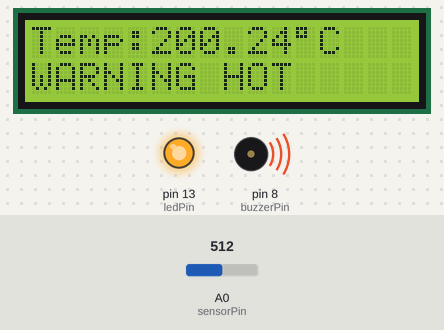
Bench run of a sketch on a simulated Arduino Uno, built with avr-gcc and run on an emulated ATmega328P. Shown: 16×2 character LCD, output pins drawn as LEDs (lit = HIGH), buzzer (waves = sounding, pin HIGH). The inputs (shaded band) are chosen by the test bench; at power-on: A0 (sensorPin) = 512. What the sketch prints to the serial monitor is not drawn.

Above: at 3.2 s.
3.3 s: A0 (sensorPin) set to 178
At 5.2 s:
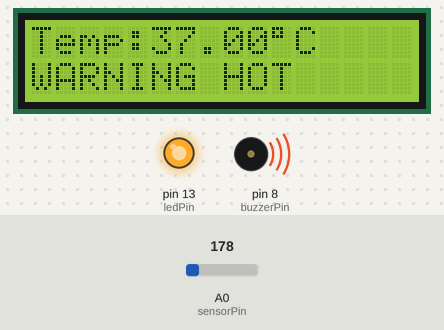
5.5 s: A0 (sensorPin) set to 155
At 7.2 s:
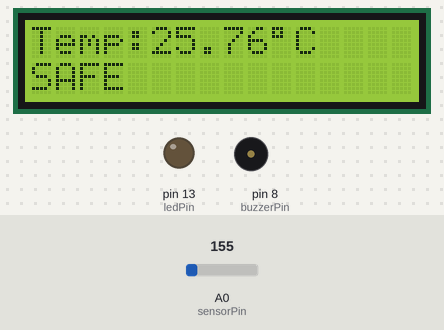
7.5 s: A0 (sensorPin) set to 122
At 9.3 s:
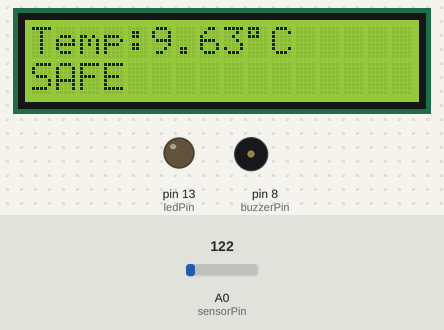
Timing chart, 0 to 10.8 s (numbered marks = the images above; inputs shaded):
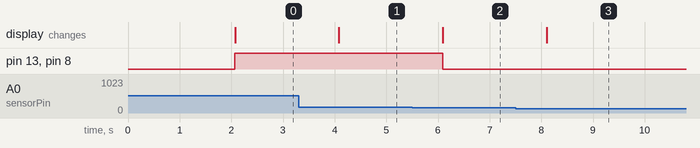

The sketch:

Arduino_Code.ino
```cpp
#include <LiquidCrystal.h>

// LCD Pins: RS, E, D4, D5, D6, D7
LiquidCrystal lcd(12, 11, 5, 4, 3, 2);

int sensorPin = A0;
int ledPin = 13;
int buzzerPin = 8;

void setup()
{
  pinMode(ledPin, OUTPUT);
  pinMode(buzzerPin, OUTPUT);

  lcd.begin(16, 2);
  lcd.print("IoT Temp System");

  Serial.begin(9600);

  delay(2000);
  lcd.clear();
}

void loop()
{
  int sensorValue = analogRead(sensorPin);

  float voltage = sensorValue * (5.0 / 1023.0);
  float temperatureC = (voltage - 0.5) * 100.0;

  Serial.print("Temperature: ");
  Serial.print(temperatureC);
  Serial.println(" C");

  lcd.setCursor(0, 0);
  lcd.print("Temp:");
  lcd.print(temperatureC);
  lcd.print((char)223);
  lcd.print("C ");

  lcd.setCursor(0, 1);

  if (temperatureC > 30)
  {
    digitalWrite(ledPin, HIGH);
    digitalWrite(buzzerPin, HIGH);

    lcd.print("WARNING HOT   ");
  }
  else
  {
    digitalWrite(ledPin, LOW);
    digitalWrite(buzzerPin, LOW);

    lcd.print("SAFE          ");
  }

  delay(1000);
}
```

Measured:
- the behaviour switches between 164 and 163 on A0 (sensorPin) (found by bisection; images 1 and 2)
- after the input at 3.3 s, the display: changes after 0.78 s (image 1)
- after the input at 5.5 s, pin 13 (ledPin), pin 8 (buzzerPin): HIGH → LOW after 0.59 s; the display: changes after 0.59 s (image 2)
- after the input at 7.5 s, the display: changes after 0.60 s (image 3)
